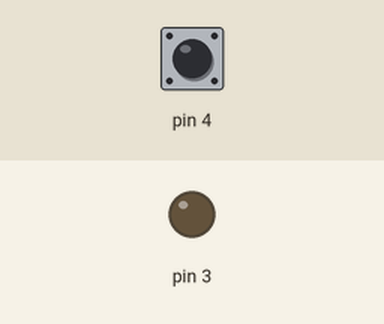
Simulated run of this sketch. Board: Arduino Uno, built with avr-gcc and run on an emulated ATmega328P. Parts: output pins drawn as LEDs (lit = HIGH). Inputs (shaded band) come from the test bench; at power-on: pin 4 HIGH.

Above: at 1.8 s.
1.9 s: pin 4 pulled LOW for 0.6 s
At 2.4 s:
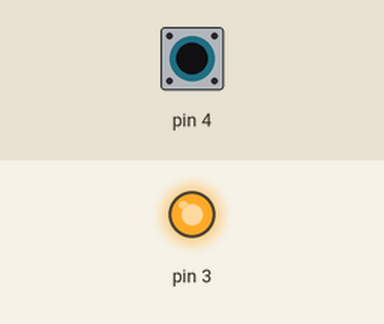
4.0 s: pin 4 pulled LOW for 3.2 s
At 8.7 s:
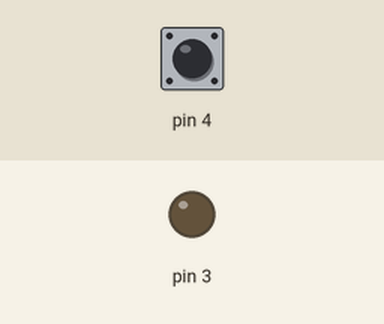
Timing chart, 0 to 10.2 s (numbered marks = the images above; inputs shaded):
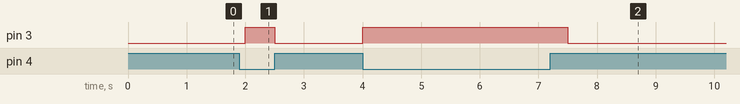

Measured:
- after the input at 1.9 s, pin 3: LOW → HIGH after 0.10 s, → LOW 0.50 s later
- after the input at 4.0 s, pin 3: LOW → HIGH at once, → LOW 3.5 s later

The sketch:

button.ino
```cpp
void setup() {
  pinMode(3,OUTPUT);
  pinMode(4,INPUT);
  digitalWrite(4,HIGH);
}

void loop() {

  digitalWrite(3,!digitalRead(4));
  delay(500);
}
```
